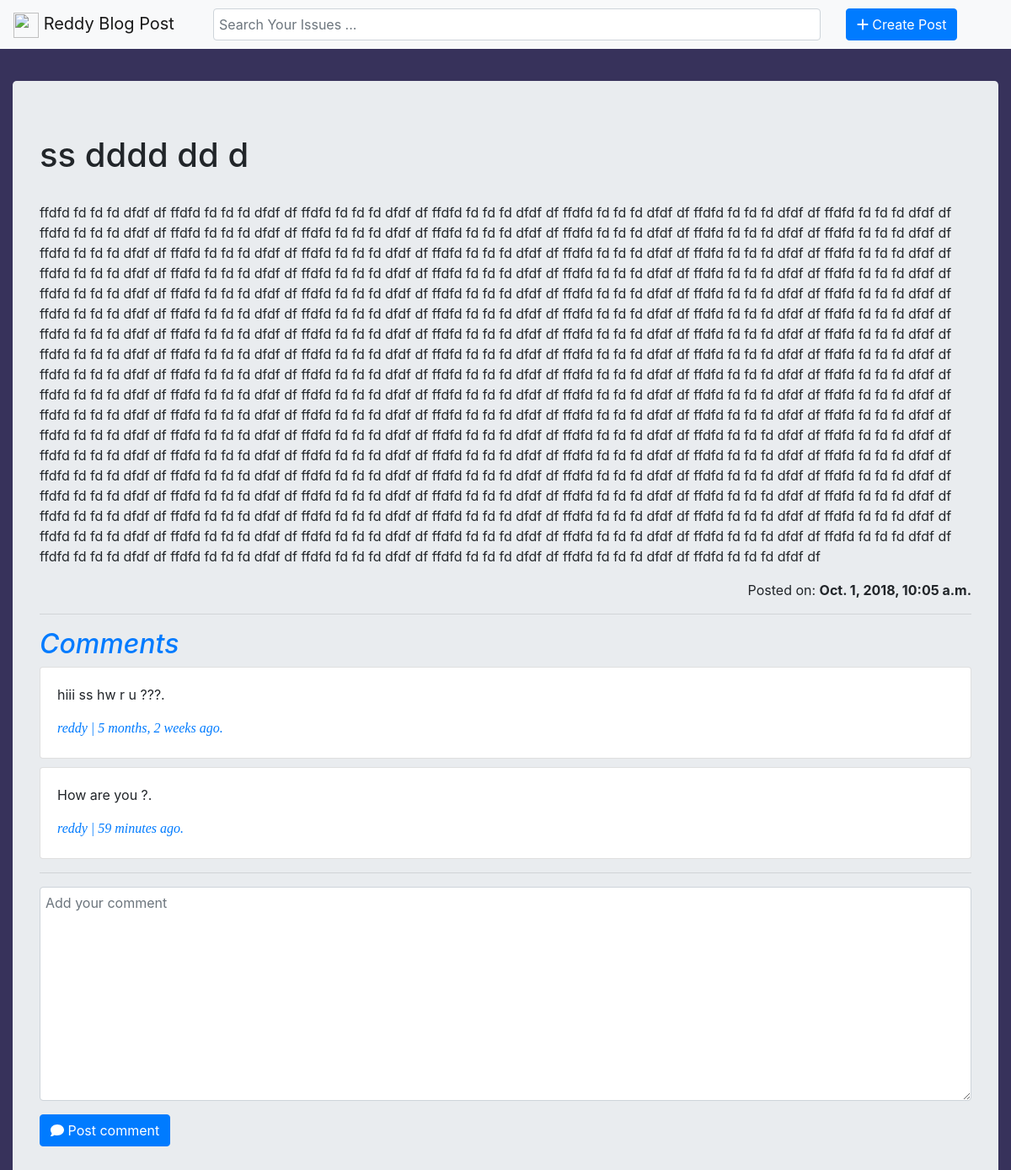
The page /52/ on the database its author committed.
### posts/models.py (models this page shows, shortened)
class Post(models.Model):
    title = models.CharField(max_length=120)
    image = models.FileField(null=True)
    content = models.TextField()
    update = models.DateTimeField(auto_now=True, auto_now_add=False)
    timestamp = models.DateTimeField(auto_now=False, auto_now_add=True)
    @property
    def comments(self):
        instance = self
        qs = Comment.objects.filter_by_instance(instance)
        return qs
    @property
    def get_content_type(self):
        instance = self
        content_type = ContentType.objects.get_for_model(instance)
        return content_type

### comments/models.py (models this page shows)
class Comment(models.Model):
    user      = models.ForeignKey(settings.AUTH_USER_MODEL, default=1)
    content_type = models.ForeignKey(ContentType, on_delete=models.CASCADE)
    object_id = models.PositiveIntegerField()
    content_object = GenericForeignKey('content_type', 'object_id')
    content   = models.TextField()
    timestamp = models.DateTimeField(auto_now_add=True)
    objects = CommentManager()

### posts/views.py (the view, shortened to what this page needs)
# urls.py: url(r'^(?P<id>\d+)/$', views.post_details, name='detail'),
def post_details(request, id=None):
    instance = get_object_or_404(Post, id=id)
    initial_data = {
        "content_type" : instance.get_content_type,
        "object_id" : instance.id
    }
    comment_form = CommentForm(request.POST or None, request.FILES or None, initial=initial_data)
    comments = instance.comments
    context = {
        "instance" : instance,
        "title" : instance.title,
        "comments" : comments,
        "comment_form" : comment_form
    }
    return render(request, "post_details.html", context)

### comments/forms.py
class CommentForm(forms.Form):
    content_type = forms.CharField(widget=forms.HiddenInput)
    object_id = forms.IntegerField(widget=forms.HiddenInput)
    content = forms.CharField(label='',widget=forms.Textarea(attrs={'placeholder': 'Add your comment ', 'class': 'form-control'}))

### comments/models.py (called while the page is built)
    def filter_by_instance(self, instance):
        content_type = ContentType.objects.get_for_model(instance.__class__)
        obj_id = instance.id
        qs = super(CommentManager, self).filter(content_type = content_type, object_id = obj_id)
        return qs

### posts/templates/post_details.html (shortened to what this page needs)
{% extends "index.html" %}
{% block content %}
<br><br><br><br>
<div class="container">
    <div class="jumbotron">
        <h1>{{ instance.title }}</h1>
        <p><br>{{ instance.content|safe }}</p>
        <div style="float: right;"><p>Posted on: <strong>{{ instance.timestamp }}</strong></p></div>
        <br>
        <hr/>
        <h2 style="color: #007bff;font-style: italic">Comments</h2>
        {% for comment in comments %}
        <div class="card" style="padding-bottom: 3px;margin-bottom: 10px;">
            <div class="card-body">
                <p class="card-text">{{ comment.content }}.</p>
                <p class="card-text" style="font-family: 'Times New Roman', Times, serif;color: #007bff;font-style: italic">{{ comment.user }} | {{ comment.timestamp|timesince }} ago.</p>
            </div>
        </div>
        {% endfor %}
        <hr>
        <form action="." method="POST">{% csrf_token %}
            <div class="form-group">
                {{ comment_form }}
            </div>
            <button type="submit" class="btn btn-primary"><i class="fas fa-comment"></i> Post comment</button>
        </form>
    </div>
</div>
{% endblock %}

### posts/templates/index.html (shortened to what this page needs)
{% load static %}
<link rel="stylesheet" href="{% static 'css/bootstrap.min.css' %}">
<link rel="stylesheet" href="{% static 'my_styles/additional_style.css' %}">
<!DOCTYPE html>
<html lang="en">
<head>
</head>
<body>
<nav class="navbar navbar-expand-lg bg-light navbar-light fixed-top">
  <a class="navbar-brand" href="/"><img style="margin-bottom:0px;height: 30px;" src="{%  static 'images/logo_new.png' %}"> Reddy Blog Post </a>
  <div class="collapse navbar-collapse" id="navb">
    <div style="width: 75%;margin-left: 30px;margin-right: 30px;">
        <form class="form-inline my-2 my-lg-0" method="GET" action="/">{% csrf_token %}
            <input class="form-control col-md-12" type="text" name="q" placeholder="Search Your Issues ..." autofocus>
        </form>
    </div>
    <a href="/create" class="btn btn-primary" role="button"><i class="fas fa-plus"></i> Create Post</a>
  </div>
</nav>
{% block content %}{% endblock %}
</body>
</html>

### posts/static/my_styles/additional_style.css (style rules this page uses)
* { -webkit-box-sizing: border-box; -moz-box-sizing: border-box; box-sizing: border-box; outline: none; }

### posts/templates/index.html (style rules this page uses)
body { background-color: #37325b; background-repeat: repeat; }
a,a:hover { text-decoration: none; }
@media (min-width: 1200px) { .container { max-width: 1350px; padding-left: 15px; padding-right: 15px; } }

### rows shown on the page
Post: title "ss dddd dd d", content "ffdfd fd fd fd dfdf df ffdfd fd fd fd dfdf df ffdfd fd fd fd dfdf df ffdfd fd fd fd dfdf df ffdfd fd fd fd dfdf df ffdfd fd fd fd dfdf df ffdfd fd fd fd dfdf df ffdfd fd fd fd dfdf df ffdfd fd fd fd dfdf df ffdfd fd fd fd dfdf df ffdfd fd fd fd dfdf df ffdfd fd fd fd dfdf df ffdfd fd fd fd dfdf df ffdfd fd fd fd dfdf df ffdfd fd fd fd dfdf df ffdfd fd fd fd dfdf df ffdfd fd fd fd dfdf df ffdfd fd fd fd dfdf df ffdfd fd fd fd dfdf df ffdfd fd fd fd dfdf df ffdfd fd fd fd dfdf df ffdfd fd fd fd dfdf df ffdfd fd fd fd dfdf df ffdfd fd fd fd dfdf df ffdfd fd fd fd dfdf df ffdfd fd fd fd dfdf df ffdfd fd fd fd dfdf df ffdfd fd fd fd dfdf df ffdfd fd fd fd dfdf df ffdfd fd fd fd dfdf df ffdfd fd…", timestamp "Oct. 1, 2018, 10:05 a.m."
Comment: content "hiii ss hw r u ???", user "reddy", timestamp "5 months, 2 weeks"
Comment: content "How are you ?", user "reddy", timestamp "59 minutes"
